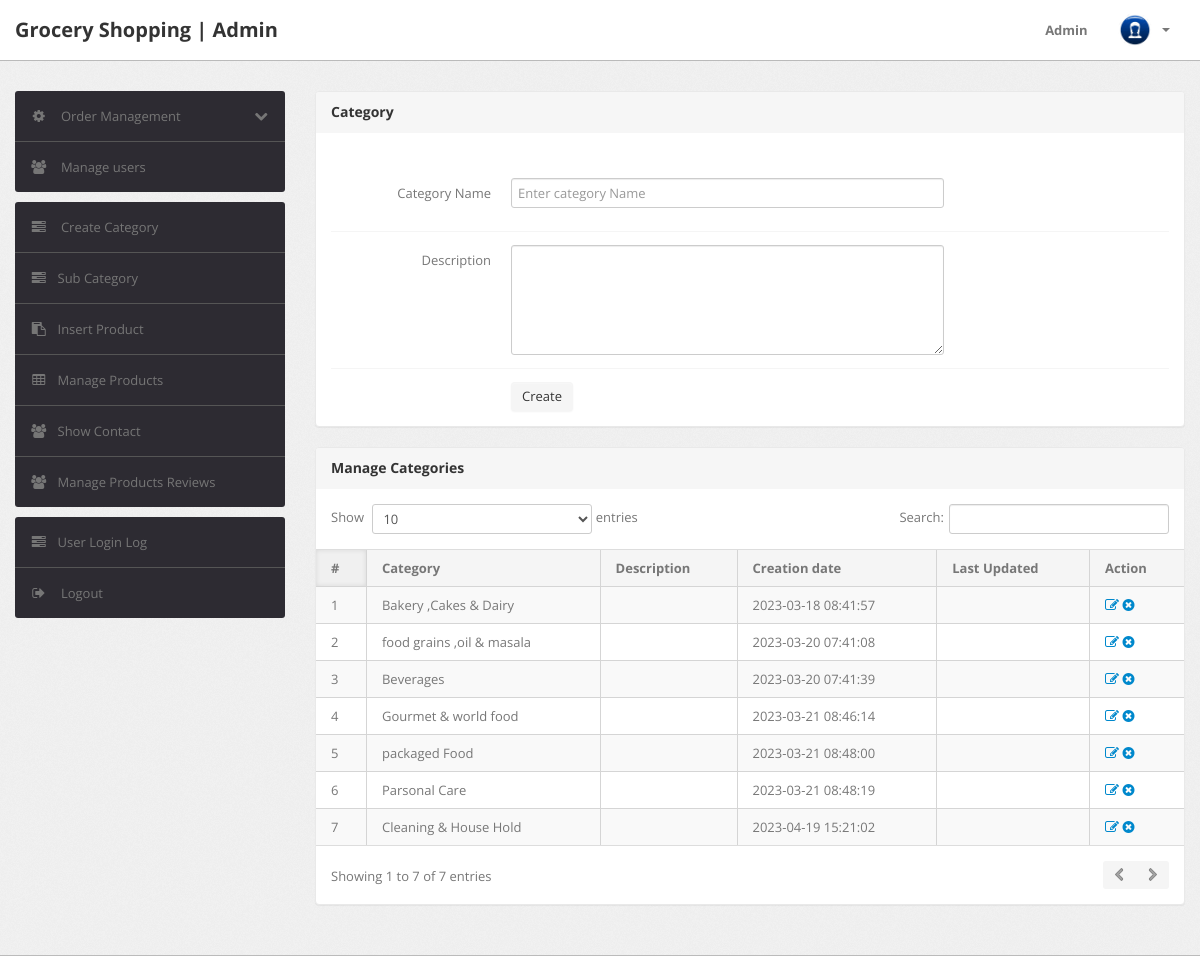
Screenshot of /groceryShop/admin/category.php (signed in) with the database file from the repository.
### tables this page shows
CREATE TABLE `category` (
  `id` int(11) NOT NULL,
  `categoryName` varchar(255) DEFAULT NULL,
  `categoryDescription` longtext DEFAULT NULL,
  `creationDate` timestamp NOT NULL DEFAULT current_timestamp(),
  `updationDate` varchar(255) DEFAULT NULL
);

### groceryShop/admin/category.php (the view, shortened to what this page needs)
<?php
include('include/config.php');
if(strlen($_SESSION['alogin'])==0)
	{
header('location:index.php');
}
else{
?>
<!DOCTYPE html>
<html lang="en">
<head>
	<link type="text/css" href="bootstrap/css/bootstrap.min.css" rel="stylesheet">
	<link type="text/css" href="bootstrap/css/bootstrap-responsive.min.css" rel="stylesheet">
	<link type="text/css" href="css/theme.css" rel="stylesheet">
	<link type="text/css" href="images/icons/css/font-awesome.css" rel="stylesheet">
</head>
<body>
<?php include('include/header.php');?>
	<div class="wrapper">
		<div class="container">
			<div class="row">
<?php include('include/sidebar.php');?>
			<div class="span9">
					<div class="content">
						<div class="module">
							<div class="module-head">
								<h3>Category</h3>
							</div>
							<div class="module-body">
									<br/>
			<form class="form-horizontal row-fluid" name="Category" method="post" >
<div class="control-group">
<label class="control-label" for="basicinput">Category Name</label>
<div class="controls">
<input type="text" placeholder="Enter category Name"  name="category" class="span8 tip" >
</div>
</div>
<div class="control-group">
											<label class="control-label" for="basicinput">Description</label>
											<div class="controls">
												<textarea class="span8" name="description" rows="5"></textarea>
											</div>
										</div>
	<div class="control-group">
											<div class="controls">
												<button type="submit" name="submit" class="btn">Create</button>
											</div>
										</div>
									</form>
							</div>
						</div>
	<div class="module">
							<div class="module-head">
								<h3>Manage Categories</h3>
							</div>
							<div class="module-body table">
								<table cellpadding="0" cellspacing="0" border="0" class="datatable-1 table table-bordered table-striped	 display" width="100%">
									<thead>
										<tr>
											<th>#</th>
											<th>Category</th>
											<th>Description</th>
											<th>Creation date</th>
											<th>Last Updated</th>
											<th>Action</th>
										</tr>
									</thead>
									<tbody>
<?php $query=mysqli_query($con,"select * from category");
$cnt=1;
while($row=mysqli_fetch_array($query))
{
?>
										<tr>
											<td><?php echo htmlentities($cnt);?></td>
											<td><?php echo htmlentities($row['categoryName']);?></td>
											<td><?php echo htmlentities($row['categoryDescription']);?></td>
											<td> <?php echo htmlentities($row['creationDate']);?></td>
											<td><?php echo htmlentities($row['updationDate']);?></td>
											<td>
											<a href="edit-category.php?id=<?php echo $row['id']?>" ><i class="icon-edit"></i></a>
											<a href="category.php?id=<?php echo $row['id']?>&del=delete" onClick="return confirm('Are you sure you want to delete?')"><i class="icon-remove-sign"></i></a></td>
										</tr>
										<?php $cnt=$cnt+1; } ?>
								</table>
							</div>
						</div>
					</div>
				</div>
			</div>
		</div>
	</div>
</body>
<?php } ?>

### rows the page displays
category: categoryName "Bakery ,Cakes & Dairy", creationDate "2023-03-18 08:41:57"
category: categoryName "food grains ,oil & masala", creationDate "2023-03-20 07:41:08"
category: categoryName "Beverages", creationDate "2023-03-20 07:41:39"
category: categoryName "Gourmet & world food", creationDate "2023-03-21 08:46:14"
category: categoryName "packaged Food", creationDate "2023-03-21 08:48:00"
category: categoryName "Parsonal Care", creationDate "2023-03-21 08:48:19"
category: categoryName "Cleaning & House Hold", creationDate "2023-04-19 15:21:02"
